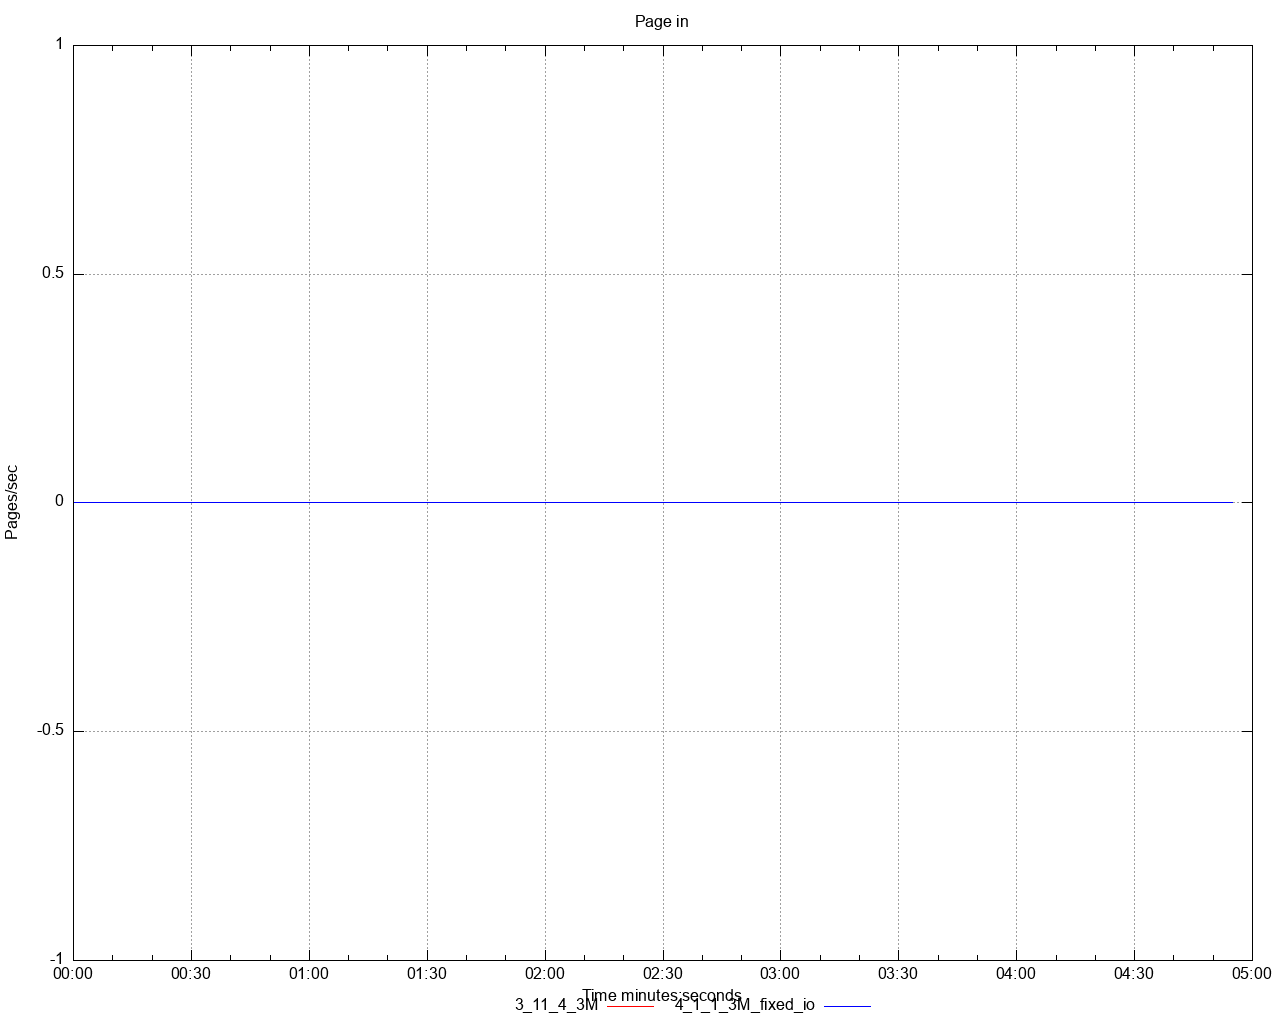

gnuplot code for this plot:
set title 'Page in' noenhanced
set style data lines
set datafile separator ","
set terminal png size 1280,1024
set grid
set key below
set xdata time
set timefmt "%s"
offset = 0
t0(x)=(offset=($0==0) ? x : offset, x - offset)
set xlabel 'Time minutes:seconds'
set ylabel 'Pages/sec'
set output '/Users/ahmet.mircik/simulator/tests/report_share/dstat/page_in_A2.png'
plot \
   '/Users/ahmet.mircik/simulator/tests/report_share/data/page_in_A2_1.data' using (t0(timecolumn(1))):2 title "3_11_4_3M" noenhanced lt rgb "red", \
   '/Users/ahmet.mircik/simulator/tests/report_share/data/page_in_A2_2.data' using (t0(timecolumn(1))):2 title "4_1_1_3M_fixed_io" noenhanced lt rgb "blue", \
